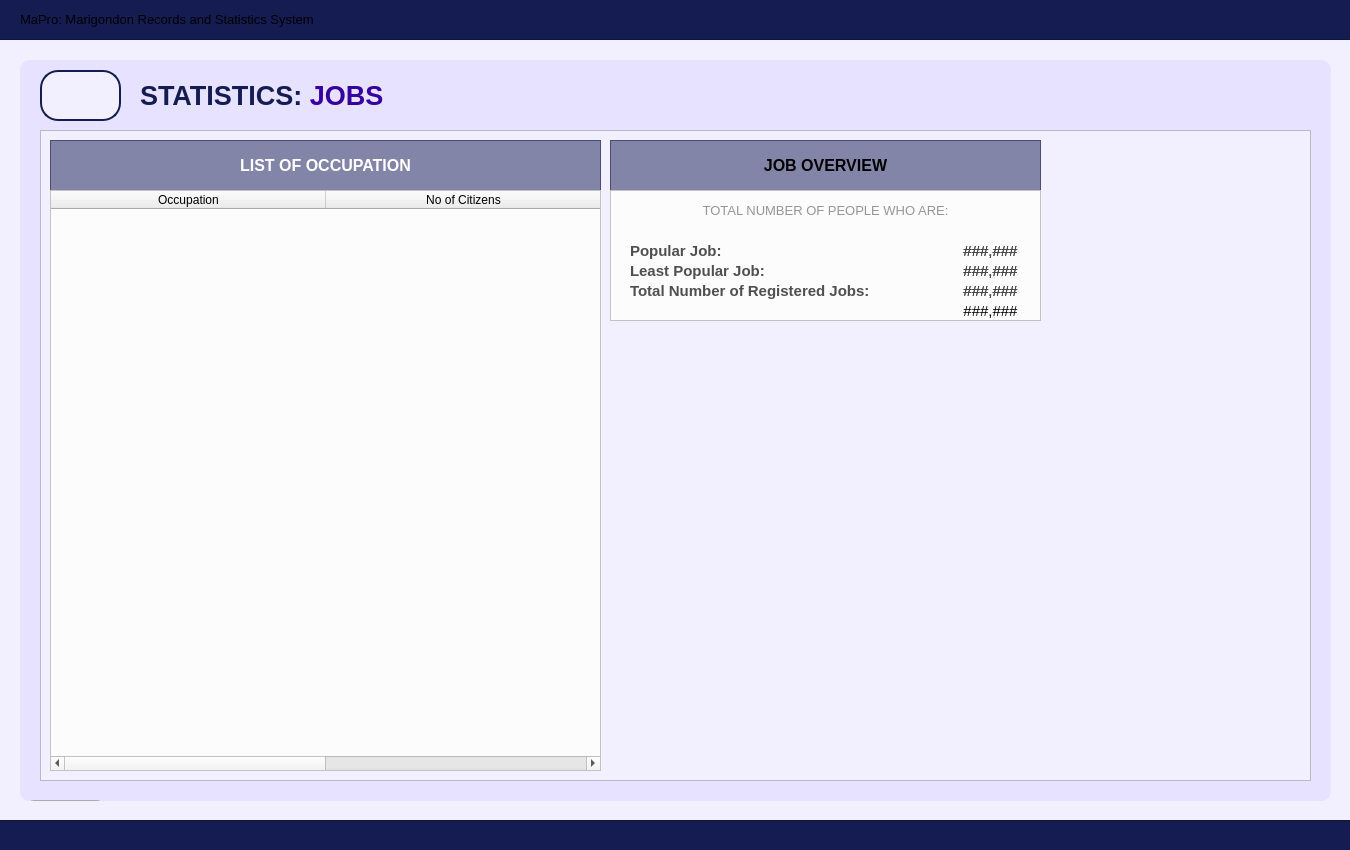
<?xml version="1.0" encoding="UTF-8"?>
<ui version="4.0">
 <class>User_dashboardWidget</class>
 <widget class="QWidget" name="User_dashboardWidget">
  <property name="geometry">
   <rect>
    <x>0</x>
    <y>0</y>
    <width>1350</width>
    <height>850</height>
   </rect>
  </property>
  <property name="sizePolicy">
   <sizepolicy hsizetype="Fixed" vsizetype="Fixed">
    <horstretch>0</horstretch>
    <verstretch>0</verstretch>
   </sizepolicy>
  </property>
  <property name="maximumSize">
   <size>
    <width>1350</width>
    <height>850</height>
   </size>
  </property>
  <property name="windowTitle">
   <string>Form</string>
  </property>
  <property name="styleSheet">
   <string notr="true">#User_dashboardWidget{
	background-color: #f2efff;
}</string>
  </property>
  <widget class="QFrame" name="border_blueLines1">
   <property name="geometry">
    <rect>
     <x>-10</x>
     <y>-1</y>
     <width>1371</width>
     <height>41</height>
    </rect>
   </property>
   <property name="styleSheet">
    <string notr="true">#border_blueLines1{
	background-color: #141c52;
}
</string>
   </property>
   <property name="frameShape">
    <enum>QFrame::Shape::StyledPanel</enum>
   </property>
   <property name="frameShadow">
    <enum>QFrame::Shadow::Raised</enum>
   </property>
   <widget class="QLabel" name="title_bodyDashboardSystemTitle">
    <property name="geometry">
     <rect>
      <x>30</x>
      <y>0</y>
      <width>1301</width>
      <height>41</height>
     </rect>
    </property>
    <property name="font">
     <font>
      <family>Arial</family>
      <pointsize>10</pointsize>
      <bold>false</bold>
     </font>
    </property>
    <property name="styleSheet">
     <string notr="true">#title_bodyDashboardSystemTitle {
	background-color: transparent;
	color: #white;
}
</string>
    </property>
    <property name="text">
     <string>MaPro: Marigondon Records and Statistics System</string>
    </property>
    <property name="alignment">
     <set>Qt::AlignmentFlag::AlignLeading|Qt::AlignmentFlag::AlignLeft|Qt::AlignmentFlag::AlignVCenter</set>
    </property>
   </widget>
  </widget>
  <widget class="QFrame" name="border_blueLines2">
   <property name="geometry">
    <rect>
     <x>-10</x>
     <y>820</y>
     <width>1381</width>
     <height>31</height>
    </rect>
   </property>
   <property name="styleSheet">
    <string notr="true">#border_blueLines2{
	background-color: #141c52;
}
</string>
   </property>
   <property name="frameShape">
    <enum>QFrame::Shape::StyledPanel</enum>
   </property>
   <property name="frameShadow">
    <enum>QFrame::Shadow::Raised</enum>
   </property>
  </widget>
  <widget class="QFrame" name="baseBodyFrame">
   <property name="geometry">
    <rect>
     <x>20</x>
     <y>60</y>
     <width>1311</width>
     <height>741</height>
    </rect>
   </property>
   <property name="styleSheet">
    <string notr="true">#baseBodyFrame {
	background-color: #e7e2ff;
	border: none;
	border-radius: 10px;
}</string>
   </property>
   <property name="frameShape">
    <enum>QFrame::Shape::StyledPanel</enum>
   </property>
   <property name="frameShadow">
    <enum>QFrame::Shadow::Raised</enum>
   </property>
   <widget class="QPushButton" name="logout_buttonLogout_3">
    <property name="geometry">
     <rect>
      <x>10</x>
      <y>740</y>
      <width>71</width>
      <height>31</height>
     </rect>
    </property>
    <property name="font">
     <font>
      <family>Arial</family>
      <pointsize>8</pointsize>
      <bold>true</bold>
     </font>
    </property>
    <property name="cursor">
     <cursorShape>PointingHandCursor</cursorShape>
    </property>
    <property name="styleSheet">
     <string notr="true">#logout_buttonLogout {
    background-color: #bc1c1c;
    color: white;
    border-radius: 5px;
    padding: 10px; /* Optional: Adjusts spacing inside the button */
}
#logout_buttonLogout:hover {
    background-color: #d82020; /* Slightly lighter blue when hovered */
}
#logout_buttonLogout:pressed {
    background-color: #8c1515; /* Darker blue when clicked */
}</string>
    </property>
    <property name="text">
     <string>LOGOUT</string>
    </property>
   </widget>
   <widget class="QLabel" name="title_bodyStatistics">
    <property name="geometry">
     <rect>
      <x>120</x>
      <y>20</y>
      <width>471</width>
      <height>31</height>
     </rect>
    </property>
    <property name="font">
     <font>
      <family>Arial</family>
      <pointsize>20</pointsize>
      <bold>true</bold>
     </font>
    </property>
    <property name="styleSheet">
     <string notr="true">#title_bodyStatistics {
	background-color: transparent;
	color: #141c52;
}
</string>
    </property>
    <property name="text">
     <string>&lt;html&gt;&lt;head/&gt;&lt;body&gt;&lt;p&gt;STATISTICS: &lt;span style=&quot; color:#3600a1;&quot;&gt;JOBS&lt;/span&gt;&lt;/p&gt;&lt;/body&gt;&lt;/html&gt;</string>
    </property>
   </widget>
   <widget class="QFrame" name="statistics_frameBody">
    <property name="geometry">
     <rect>
      <x>20</x>
      <y>70</y>
      <width>1271</width>
      <height>651</height>
     </rect>
    </property>
    <property name="styleSheet">
     <string notr="true">#statistics_frameBody{
	background-color: #f2efff;
}</string>
    </property>
    <property name="frameShape">
     <enum>QFrame::Shape::StyledPanel</enum>
    </property>
    <property name="frameShadow">
     <enum>QFrame::Shadow::Raised</enum>
    </property>
    <widget class="QFrame" name="table_titleFrameStatistics">
     <property name="geometry">
      <rect>
       <x>10</x>
       <y>10</y>
       <width>551</width>
       <height>51</height>
      </rect>
     </property>
     <property name="styleSheet">
      <string notr="true">#table_titleFrameStatistics{
	background-color: rgba(20, 28, 82, 128)
}
</string>
     </property>
     <property name="frameShape">
      <enum>QFrame::Shape::StyledPanel</enum>
     </property>
     <property name="frameShadow">
      <enum>QFrame::Shadow::Raised</enum>
     </property>
     <widget class="QLabel" name="statistics_labelNote">
      <property name="geometry">
       <rect>
        <x>0</x>
        <y>0</y>
        <width>551</width>
        <height>51</height>
       </rect>
      </property>
      <property name="font">
       <font>
        <family>Arial</family>
        <pointsize>12</pointsize>
        <bold>true</bold>
       </font>
      </property>
      <property name="styleSheet">
       <string notr="true">#statistics_labelNote {
	background-color: transparent;
	color: #FFFFFF;
}
</string>
      </property>
      <property name="text">
       <string>LIST OF OCCUPATION</string>
      </property>
      <property name="alignment">
       <set>Qt::AlignmentFlag::AlignCenter</set>
      </property>
     </widget>
    </widget>
    <widget class="QTableWidget" name="jobs_tableListOfOccupation">
     <property name="geometry">
      <rect>
       <x>10</x>
       <y>60</y>
       <width>551</width>
       <height>581</height>
      </rect>
     </property>
     <property name="styleSheet">
      <string notr="true">#jobs_tableListOfOccupation{
	background-color: #fcfcfc;
}</string>
     </property>
     <attribute name="horizontalHeaderMinimumSectionSize">
      <number>36</number>
     </attribute>
     <attribute name="horizontalHeaderDefaultSectionSize">
      <number>275</number>
     </attribute>
     <attribute name="verticalHeaderMinimumSectionSize">
      <number>29</number>
     </attribute>
     <attribute name="verticalHeaderDefaultSectionSize">
      <number>35</number>
     </attribute>
     <column>
      <property name="text">
       <string>Occupation</string>
      </property>
      <property name="font">
       <font>
        <family>Arial</family>
       </font>
      </property>
      <property name="background">
       <color>
        <red>59</red>
        <green>57</green>
        <blue>100</blue>
       </color>
      </property>
     </column>
     <column>
      <property name="text">
       <string>No of Citizens</string>
      </property>
      <property name="font">
       <font>
        <family>Arial</family>
       </font>
      </property>
      <property name="background">
       <color>
        <red>59</red>
        <green>57</green>
        <blue>100</blue>
       </color>
      </property>
     </column>
    </widget>
    <widget class="QFrame" name="table_titleFrameStatistics_2">
     <property name="geometry">
      <rect>
       <x>570</x>
       <y>10</y>
       <width>431</width>
       <height>51</height>
      </rect>
     </property>
     <property name="styleSheet">
      <string notr="true">#table_titleFrameStatistics_2{
	background-color: rgba(20, 28, 82, 128)
}
</string>
     </property>
     <property name="frameShape">
      <enum>QFrame::Shape::StyledPanel</enum>
     </property>
     <property name="frameShadow">
      <enum>QFrame::Shadow::Raised</enum>
     </property>
     <widget class="QLabel" name="statistics_labelNote_2">
      <property name="geometry">
       <rect>
        <x>0</x>
        <y>0</y>
        <width>431</width>
        <height>51</height>
       </rect>
      </property>
      <property name="font">
       <font>
        <family>Arial</family>
        <pointsize>12</pointsize>
        <bold>true</bold>
       </font>
      </property>
      <property name="styleSheet">
       <string notr="true">#statistics_labelNote {
	background-color: transparent;
	color: #FFFFFF;
}
</string>
      </property>
      <property name="text">
       <string>JOB OVERVIEW</string>
      </property>
      <property name="alignment">
       <set>Qt::AlignmentFlag::AlignCenter</set>
      </property>
     </widget>
    </widget>
    <widget class="QFrame" name="stat_framePopulationOverview_2">
     <property name="geometry">
      <rect>
       <x>570</x>
       <y>60</y>
       <width>431</width>
       <height>131</height>
      </rect>
     </property>
     <property name="styleSheet">
      <string notr="true">#stat_framePopulationOverview_2{
	background-color: #fcfcfc;
}</string>
     </property>
     <property name="frameShape">
      <enum>QFrame::Shape::StyledPanel</enum>
     </property>
     <property name="frameShadow">
      <enum>QFrame::Shadow::Raised</enum>
     </property>
     <widget class="QLabel" name="voter_60">
      <property name="geometry">
       <rect>
        <x>350</x>
        <y>110</y>
        <width>61</width>
        <height>21</height>
       </rect>
      </property>
      <property name="font">
       <font>
        <family>Arial</family>
        <pointsize>11</pointsize>
        <bold>false</bold>
       </font>
      </property>
      <property name="styleSheet">
       <string notr="true">#hhd_Of9_Male {
	background-color: transparent;
	color: #4f4f4f;
}
</string>
      </property>
      <property name="text">
       <string>###,###</string>
      </property>
      <property name="alignment">
       <set>Qt::AlignmentFlag::AlignCenter</set>
      </property>
     </widget>
     <widget class="QLabel" name="voter_26_35">
      <property name="geometry">
       <rect>
        <x>350</x>
        <y>70</y>
        <width>61</width>
        <height>21</height>
       </rect>
      </property>
      <property name="font">
       <font>
        <family>Arial</family>
        <pointsize>11</pointsize>
        <bold>false</bold>
       </font>
      </property>
      <property name="styleSheet">
       <string notr="true">#hhd_Of7_Male {
	background-color: transparent;
	color: #4f4f4f;
}
</string>
      </property>
      <property name="text">
       <string>###,###</string>
      </property>
      <property name="alignment">
       <set>Qt::AlignmentFlag::AlignCenter</set>
      </property>
     </widget>
     <widget class="QLabel" name="voter_36_59">
      <property name="geometry">
       <rect>
        <x>350</x>
        <y>90</y>
        <width>61</width>
        <height>21</height>
       </rect>
      </property>
      <property name="font">
       <font>
        <family>Arial</family>
        <pointsize>11</pointsize>
        <bold>false</bold>
       </font>
      </property>
      <property name="styleSheet">
       <string notr="true">#hhd_Of8_Male {
	background-color: transparent;
	color: #4f4f4f;
}
</string>
      </property>
      <property name="text">
       <string>###,###</string>
      </property>
      <property name="alignment">
       <set>Qt::AlignmentFlag::AlignCenter</set>
      </property>
     </widget>
     <widget class="QLabel" name="job_label_leastpopular">
      <property name="geometry">
       <rect>
        <x>20</x>
        <y>70</y>
        <width>201</width>
        <height>21</height>
       </rect>
      </property>
      <property name="font">
       <font>
        <family>Arial</family>
        <pointsize>11</pointsize>
        <bold>true</bold>
       </font>
      </property>
      <property name="styleSheet">
       <string notr="true">#job_label_leastpopular {
	background-color: transparent;
	color: #4f4f4f;
}
</string>
      </property>
      <property name="text">
       <string>Least Popular Job:</string>
      </property>
      <property name="alignment">
       <set>Qt::AlignmentFlag::AlignLeading|Qt::AlignmentFlag::AlignLeft|Qt::AlignmentFlag::AlignVCenter</set>
      </property>
     </widget>
     <widget class="QLabel" name="job_label_totalRegJobs">
      <property name="geometry">
       <rect>
        <x>20</x>
        <y>90</y>
        <width>251</width>
        <height>21</height>
       </rect>
      </property>
      <property name="font">
       <font>
        <family>Arial</family>
        <pointsize>11</pointsize>
        <bold>true</bold>
       </font>
      </property>
      <property name="styleSheet">
       <string notr="true">#job_label_totalRegJobs {
	background-color: transparent;
	color: #4f4f4f;
}
</string>
      </property>
      <property name="text">
       <string>Total Number of Registered Jobs:</string>
      </property>
      <property name="alignment">
       <set>Qt::AlignmentFlag::AlignLeading|Qt::AlignmentFlag::AlignLeft|Qt::AlignmentFlag::AlignVCenter</set>
      </property>
     </widget>
     <widget class="QLabel" name="voter_18_25">
      <property name="geometry">
       <rect>
        <x>350</x>
        <y>50</y>
        <width>61</width>
        <height>21</height>
       </rect>
      </property>
      <property name="font">
       <font>
        <family>Arial</family>
        <pointsize>11</pointsize>
        <bold>false</bold>
       </font>
      </property>
      <property name="styleSheet">
       <string notr="true">#hhd_Of6_Male {
	background-color: transparent;
	color: #4f4f4f;
}
</string>
      </property>
      <property name="text">
       <string>###,###</string>
      </property>
      <property name="alignment">
       <set>Qt::AlignmentFlag::AlignCenter</set>
      </property>
     </widget>
     <widget class="QLabel" name="job_label_popular">
      <property name="geometry">
       <rect>
        <x>20</x>
        <y>50</y>
        <width>201</width>
        <height>21</height>
       </rect>
      </property>
      <property name="font">
       <font>
        <family>Arial</family>
        <pointsize>11</pointsize>
        <bold>true</bold>
       </font>
      </property>
      <property name="styleSheet">
       <string notr="true">#job_label_popular {
	background-color: transparent;
	color: #4f4f4f;
}
</string>
      </property>
      <property name="text">
       <string>Popular Job:</string>
      </property>
      <property name="alignment">
       <set>Qt::AlignmentFlag::AlignLeading|Qt::AlignmentFlag::AlignLeft|Qt::AlignmentFlag::AlignVCenter</set>
      </property>
     </widget>
     <widget class="QLabel" name="label_desc2_2">
      <property name="geometry">
       <rect>
        <x>0</x>
        <y>10</y>
        <width>431</width>
        <height>20</height>
       </rect>
      </property>
      <property name="font">
       <font>
        <family>Arial</family>
        <pointsize>10</pointsize>
       </font>
      </property>
      <property name="styleSheet">
       <string notr="true">#label_desc2_2{
	color: #969696;
}</string>
      </property>
      <property name="text">
       <string>TOTAL NUMBER OF PEOPLE WHO ARE:</string>
      </property>
      <property name="alignment">
       <set>Qt::AlignmentFlag::AlignCenter</set>
      </property>
     </widget>
     <widget class="QLabel" name="job_popular">
      <property name="geometry">
       <rect>
        <x>350</x>
        <y>50</y>
        <width>61</width>
        <height>21</height>
       </rect>
      </property>
      <property name="font">
       <font>
        <family>Arial</family>
        <pointsize>11</pointsize>
        <bold>false</bold>
       </font>
      </property>
      <property name="styleSheet">
       <string notr="true">#job_popular {
	background-color: transparent;
	color: #4f4f4f;
}
</string>
      </property>
      <property name="text">
       <string>###,###</string>
      </property>
      <property name="alignment">
       <set>Qt::AlignmentFlag::AlignCenter</set>
      </property>
     </widget>
     <widget class="QLabel" name="job_totalRegJobs">
      <property name="geometry">
       <rect>
        <x>350</x>
        <y>90</y>
        <width>61</width>
        <height>21</height>
       </rect>
      </property>
      <property name="font">
       <font>
        <family>Arial</family>
        <pointsize>11</pointsize>
        <bold>false</bold>
       </font>
      </property>
      <property name="styleSheet">
       <string notr="true">#job_totalRegJobs {
	background-color: transparent;
	color: #4f4f4f;
}
</string>
      </property>
      <property name="text">
       <string>###,###</string>
      </property>
      <property name="alignment">
       <set>Qt::AlignmentFlag::AlignCenter</set>
      </property>
     </widget>
     <widget class="QLabel" name="job_total_leastpopular">
      <property name="geometry">
       <rect>
        <x>350</x>
        <y>70</y>
        <width>61</width>
        <height>21</height>
       </rect>
      </property>
      <property name="font">
       <font>
        <family>Arial</family>
        <pointsize>11</pointsize>
        <bold>false</bold>
       </font>
      </property>
      <property name="styleSheet">
       <string notr="true">#job_total_leastpopular {
	background-color: transparent;
	color: #4f4f4f;
}
</string>
      </property>
      <property name="text">
       <string>###,###</string>
      </property>
      <property name="alignment">
       <set>Qt::AlignmentFlag::AlignCenter</set>
      </property>
     </widget>
    </widget>
   </widget>
   <widget class="QToolButton" name="btn_returnToStatisticsPage">
    <property name="geometry">
     <rect>
      <x>20</x>
      <y>10</y>
      <width>81</width>
      <height>51</height>
     </rect>
    </property>
    <property name="styleSheet">
     <string notr="true">#btn_returnToStatisticsPage {
    background-color: #f2efff;
    color: #141c52;
	border: 2px solid #141c52; 
	border-radius: 18px;
	text-align: left;
    padding: 10px; /* Optional: Adjusts spacing inside the button */
}
#btn_returnToStatisticsPage:hover {
    background-color: #fdfdff; /* Slightly lighter blue when hovered */
}
#btn_returnToStatisticsPage:pressed {
    background-color: #e7e5f4; /* Darker blue when clicked */
}

</string>
    </property>
    <property name="text">
     <string/>
    </property>
    <property name="icon">
     <iconset>
      <normaloff>../../../Assets/FuncIcons/img_return.png</normaloff>../../../Assets/FuncIcons/img_return.png</iconset>
    </property>
    <property name="iconSize">
     <size>
      <width>25</width>
      <height>25</height>
     </size>
    </property>
   </widget>
  </widget>
 </widget>
 <resources/>
 <connections/>
</ui>
